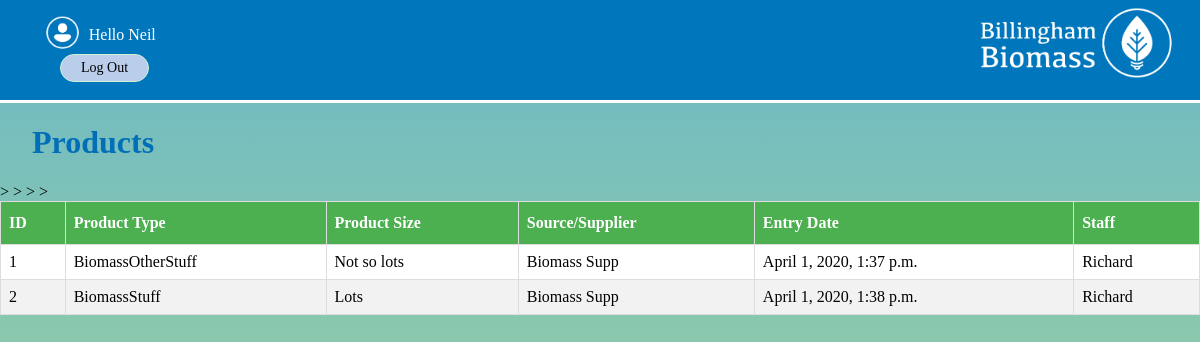
The page /products/viewproducts (signed in) on the database its author committed.
### products/models.py (models this page shows, shortened)
class productsMod(models.Model):
    product_type = models.CharField(max_length=50)
    product_size = models.CharField(max_length=50)
    source_supplier = models.CharField(max_length=50)
    stock = models.FloatField()
    entry_date = models.DateTimeField(auto_now_add = True)
    entry_day = models.DateField(auto_now_add = True)
    staff = models.ForeignKey(User,on_delete=models.CASCADE)

### products/views.py (the view)
# urls.py: path('viewproducts',views.viewProducts, name='viewproducts'),
@login_required(login_url="/accounts/login/")
def viewProducts(request):
    productsLog = productsMod.objects.all().order_by('entry_date')
    return render(request,'products/viewproducts.html',{'productsLog':productsLog})

### products/templates/products/viewproducts.html
{% extends 'base_layout.html' %}
{% block content %}
<div class="fuelLog">
  <h1>Products</h1>
  <table>
    <thead>
    <th>ID</th>
    <th>Product Type</th>
    <th>Product Size</th>
    <th>Source/Supplier</th>
    <th>Entry Date</th>
    <th>Staff</th>
    </thead>
    <tbody>
  {% for productLog in productsLog %}
  <tr>
      <td>{{productLog.id}}</td>
      <td>{{productLog.product_type}}</td>
      <td>{{productLog.product_size}}</td>>
      <td>{{productLog.source_supplier}}</td>>
      <td>{{productLog.entry_date}}</td>
      <td>{{productLog.staff}}</td>
      </tr>
    {% endfor %}
    </tbody>
</div>
{% endblock %}

### templates/base_layout.html (shortened to what this page needs)
{% load static from staticfiles %}
<!DOCTYPE html>
<html lang="en" dir="ltr">
  <head>
    <link rel="stylesheet" href="{% static 'styles.css'%}">
  </head>
  <body>
    <div class="head">
      <a href="{% url 'home' %}" ><img src="{% static 'Biomass.png' %}" class="logo" alt="Biomass-Logo" ></img></a>
    <nav class="navigation">
      <ul>
        {% if user.is_authenticated %}
        <li>
          <form class="logout-link" action="{% url 'accounts:logout' %}" method="post">
            <img class="loginimages" onclick="openNav()" src="{%static 'User.png'%}" alt="user-img">
            Hello {{user}} <button type="submit"> Log Out </button>
          </form>
        </li>
        {% endif %}
      </ul>
    </nav>
</div>
    <div class="wrapper">
      {% block content %}
      {% endblock %}
    </div>
  </body>
</html>

### assets/styles.css (style rules this page uses)
* { font-family:"Kefa"; }
html { -webkit-tap-highlight-color:transparent; }
.head { background:rgb(0,118,188); height:100px; margin-top:-1em; border-bottom:3px solid white; }
.loginimages { height:2.5em; transform:translateY(30%); cursor:pointer; }
.monthly table , .fuelLog table { font-family: "Kefa"; border-collapse: collapse; width: 100%; background-color:white; }
.monthly td,th, .fuelLog td,th { border: 1px solid #ddd; padding: 8px; }
.monthly tr:nth-child(even), .fuelLog tr:nth-child(even) { background-color: #f2f2f2; }
.monthly th ,.fuelLog th { padding-top: 12px; padding-bottom: 12px; text-align: left; background-color: #4CAF50; color: white; }
@media only screen and (min-width: 751px) { .logo { position:block; z-index:2; float:right; top:0.5em; width:250px; height:auto; } }
@media only screen and (min-width: 751px) { .navigation li { position:block; z-index:1; float:left; list-style-type:none; bottom:3em; padding:0 2em 0 0; color:white; font-size:16px; } }
.navigation li button { border-radius:40px; color:white; padding: 5px 20px; text-align: center; text-decoration: none; display: block; font-size: 14px; margin: 10px 20px; transition-duration: 0.4s; cursor: pointer; }
.navigation li button { background-color:#bacdea; color: black; border: 1px solid #cff1d1; }
body { background:rgba(200,255,200,0.7) }
h1 { font-family: "Kefa"; color:#006fb7; margin-left:1em; }
html { height: 100%; }
body { background-image: linear-gradient(rgba(0, 111, 183, 0.5), rgba(142, 195, 60, 0.5)); height: 100%; margin: 0; background-repeat: no-repeat; background-attachment: fixed; }

### rows shown on the page
productsMod: id "1", product_type "BiomassOtherStuff", product_size "Not so lots", source_supplier "Biomass Supp", entry_date "April 1, 2020, 1:37 p.m.", staff "Richard"
productsMod: id "2", product_type "BiomassStuff", product_size "Lots", source_supplier "Biomass Supp", entry_date "April 1, 2020, 1:38 p.m.", staff "Richard"

### other values the page prints
{{ user }} "Neil"
